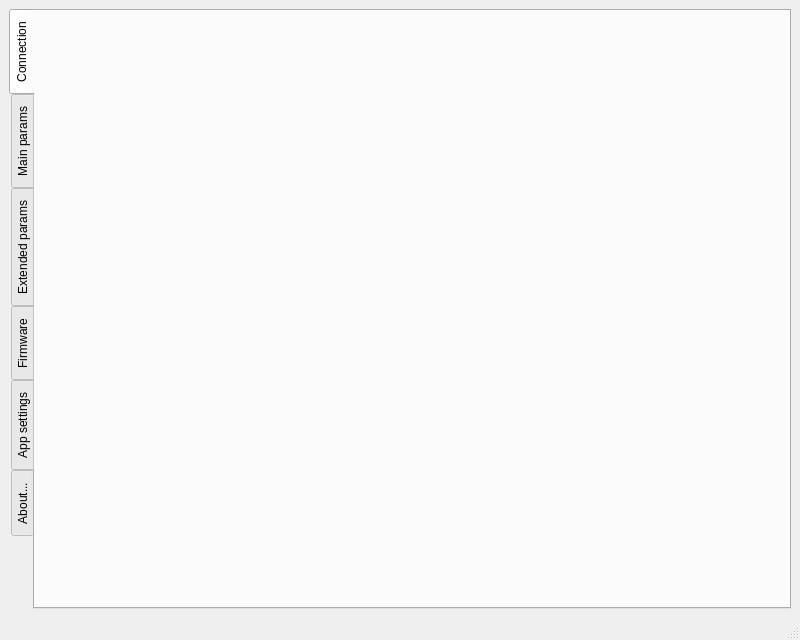
<?xml version="1.0" encoding="UTF-8"?>
<ui version="4.0">
 <class>MainWindow</class>
 <widget class="QMainWindow" name="MainWindow">
  <property name="geometry">
   <rect>
    <x>0</x>
    <y>0</y>
    <width>800</width>
    <height>640</height>
   </rect>
  </property>
  <property name="minimumSize">
   <size>
    <width>800</width>
    <height>640</height>
   </size>
  </property>
  <property name="baseSize">
   <size>
    <width>800</width>
    <height>640</height>
   </size>
  </property>
  <property name="windowTitle">
   <string>MainWindow</string>
  </property>
  <property name="tabShape">
   <enum>QTabWidget::Rounded</enum>
  </property>
  <widget class="QWidget" name="centralwidget">
   <layout class="QVBoxLayout" name="main_vlayout">
    <item>
     <widget class="QTabWidget" name="tabWidget">
      <property name="tabPosition">
       <enum>QTabWidget::West</enum>
      </property>
      <property name="currentIndex">
       <number>0</number>
      </property>
      <property name="elideMode">
       <enum>Qt::ElideNone</enum>
      </property>
      <property name="usesScrollButtons">
       <bool>false</bool>
      </property>
      <widget class="QWidget" name="tab_conn">
       <attribute name="title">
        <string>Connection</string>
       </attribute>
       <layout class="QVBoxLayout" name="conn_vlayout"/>
      </widget>
      <widget class="QWidget" name="tab_params_main">
       <attribute name="title">
        <string>Main params</string>
       </attribute>
       <layout class="QVBoxLayout" name="params_main_vlayout"/>
      </widget>
      <widget class="QWidget" name="tab_params_ext">
       <attribute name="title">
        <string>Extended params</string>
       </attribute>
       <layout class="QVBoxLayout" name="params_ext_vlayout"/>
      </widget>
      <widget class="QWidget" name="tab_firmware">
       <attribute name="title">
        <string>Firmware</string>
       </attribute>
       <layout class="QVBoxLayout" name="firmware_vlayout"/>
      </widget>
      <widget class="QWidget" name="tab_settings">
       <attribute name="title">
        <string>App settings</string>
       </attribute>
       <layout class="QVBoxLayout" name="settings_vlayout"/>
      </widget>
      <widget class="QWidget" name="tab_about">
       <attribute name="title">
        <string>About...</string>
       </attribute>
       <layout class="QVBoxLayout" name="about_vlayout"/>
      </widget>
     </widget>
    </item>
   </layout>
  </widget>
  <widget class="QStatusBar" name="statusbar"/>
 </widget>
 <resources/>
 <connections/>
</ui>
